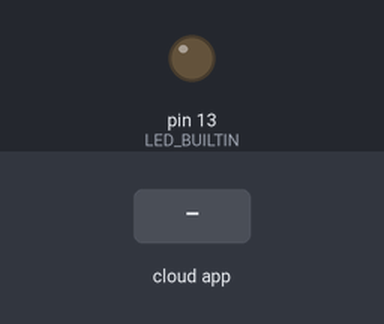
The sketch below on a simulated Arduino Uno, built with avr-gcc and run on an emulated ATmega328P. Parts: output pins drawn as LEDs (lit = HIGH). Inputs (shaded band) come from the test bench. The ROS host is connected and sends only what is stated.

Above: at 1.2 s.
1.3 s: the phone or cloud app sets toggle_led to 0
At 1.6 s:
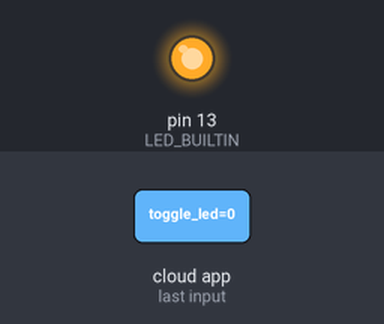
2.8 s: the phone or cloud app sets toggle_led to 1
At 3.9 s:
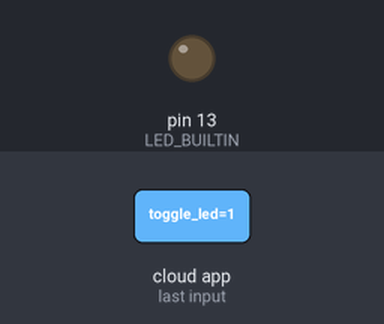
Timing chart, 0 to 5.8 s (numbered marks = the images above; inputs shaded):
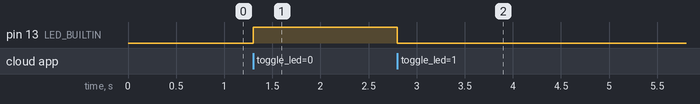

Measured:
- after the input at 1.3 s, pin 13 (LED_BUILTIN): LOW → HIGH at once
- after the input at 2.8 s, pin 13 (LED_BUILTIN): HIGH → LOW at once

The sketch:

Blink_V2.ino
```cpp
/*
 * rosserial Subscriber Example
 * Blinks an LED on callback
 */
#define USE_USBCON
#include <ros.h>
#include <std_msgs/Empty.h>

ros::NodeHandle  nh;

void messageCb( const std_msgs::Empty& toggle_msg){
  digitalWrite(LED_BUILTIN, HIGH-digitalRead(LED_BUILTIN));   // blink the led
}

ros::Subscriber<std_msgs::Empty> sub("toggle_led", &messageCb );

void setup()
{
  Serial.begin(9600);
  nh.getHardware()->setBaud(9600);
  pinMode(LED_BUILTIN, OUTPUT);
  nh.initNode();
  nh.subscribe(sub);
}

void loop()
{
  nh.spinOnce();
  delay(1);
}
```
